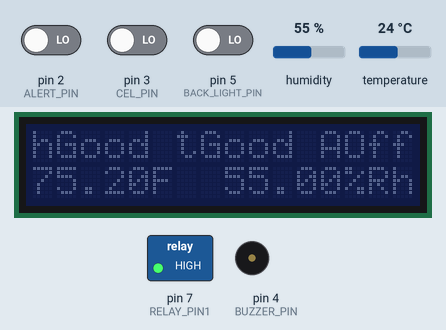
This sketch was run on a simulated Arduino Uno, built with avr-gcc and run on an emulated ATmega328P. Parts: 16×2 character LCD, switched loads named in the sketch (green lamp = pin HIGH), buzzer (waves = sounding). The test bench sets the inputs (shaded band); at power-on: humidity 55 %, pin 2 (ALERT_PIN) LOW, temperature 24 °C, pin 3 (CEL_PIN) LOW, pin 5 (BACK_LIGHT_PIN) LOW. What the sketch prints to the serial monitor is not drawn.

Above: at 2.2 s.
2.3 s: humidity set to 22 %
At 4.4 s:
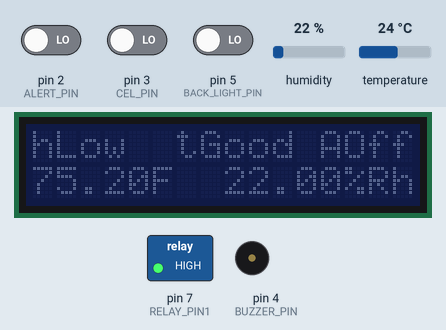
4.7 s: pin 2 (ALERT_PIN) driven HIGH
At 5.7 s:
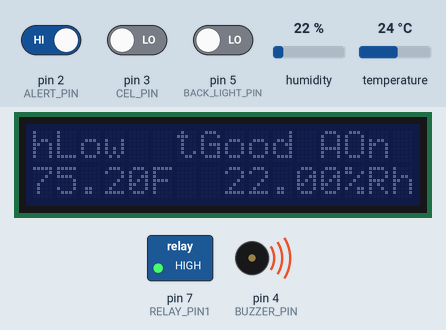
6.8 s: temperature set to 26.1 °C
At 8.5 s:
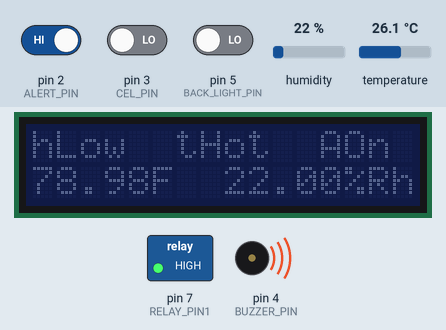
12.9 s: temperature set to 27.5 °C
At 14.7 s:
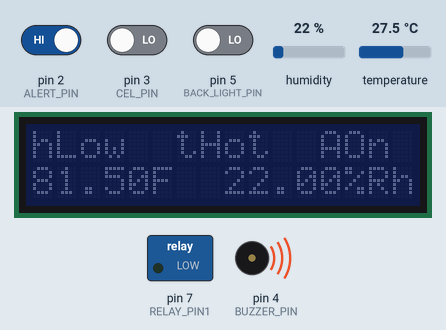
17.5 s: pin 3 (CEL_PIN) driven HIGH
At 19.2 s:
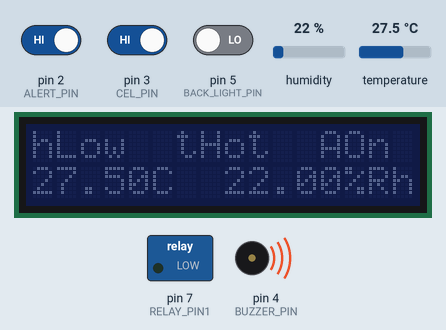
21.8 s: pin 5 (BACK_LIGHT_PIN) driven HIGH
At 23.7 s:
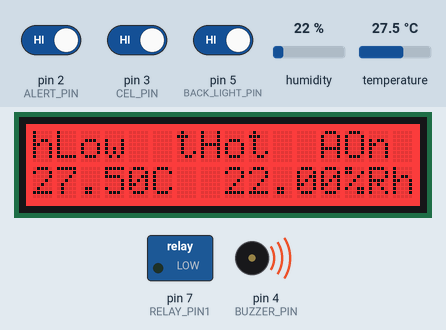
Timing chart, 0 to 27.0 s (numbered marks = the images above; inputs shaded):
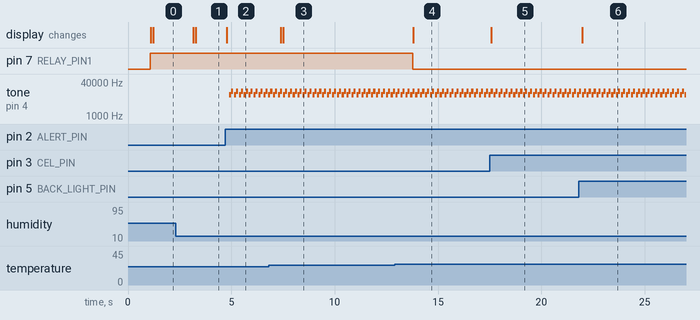

Measured:
- the behaviour switches between 26.7 and 26.8 °C on temperature (found by bisection; images 3 and 4)
- after the input at 2.3 s, the display: first changes after 0.85 s (image 1 shows a later state)
- after the input at 4.7 s, tone on pin 4 (BUZZER_PIN): silent → 10000 Hz after 0.20 s, then repeats every 0.24 s: 15000 Hz 0.10 s, silent 0.04 s, 10000 Hz 0.10 s; the display: changes after 0.08 s (image 2)
- after the input at 6.8 s, the display: first changes after 0.60 s (image 3 shows a later state)
- after the input at 12.9 s, pin 7 (RELAY_PIN1): HIGH → LOW after 0.88 s; the display: changes after 0.90 s (image 4)
- after the input at 17.5 s, the display: changes after 0.09 s (image 5)
- after the input at 21.8 s, the display: changes after 0.17 s (image 6)

The sketch:

gecko_humidity_monitor_1-4-3.ino
```cpp
//Robertewiii 1/4/17, this is an update to the gecko humidity sensor that uses functions and includes more features. Version 1.4.3
//added support for relay thermostat since 1.3.2, will cycle a relay off in the event temperature reaches above 80F, normally open relay, break circuit for active heating source
//fixed issue with humidity comparison operations, issue caused status message to display the humidity to always be too high or too low and never indicated safe humidity
//fixed issue with LCD display failing to clear characters leading to spelling errors with display messages
#include <Wire.h>
#include <rgb_lcd.h>
#include "DHT.h"

rgb_lcd lcd;
//these are the initial color values for the RGB display
const int colorR = 0;
const int colorG = 0;
const int colorB = 0;

#define DHTPIN A1 //the pin to connect the DHT sensor to
#define DHTTYPE DHT22 //DHT 22 (AM2302)
DHT dht(DHTPIN, DHTTYPE);

//pin definintions
const int CEL_PIN = 3; //defines the pin that Celsius switch mode button is on
const int ALERT_PIN = 2; //defines the pin that the alert switch is on
const int BUZZER_PIN = 4; //defines the pin the buzzer is on
const int BACK_LIGHT_PIN = 5; //defines the pin that the switch that cycles the back light on the display will be placed on
const int RELAY_PIN1 = 7; //pin that will hold the relay to switch the heater on and off


//temperature mitigation
const double MAX_TEMP = 26.7; //26.66C = 80F, this is the temperature that will cycle the relay open if the temperature reads this value, relay should be safely in place to interupt the heating circuit
//change these settings to configure incubator to be species specific
const double DANGER = 45.00; //the dangerously low humidity level that alarm triggers at, %Rh, any time the sensor reads humidity and it is less than this value it triggers the buzzer alarm if enabled, set to 68.00 for incubating crested gecko eggs
//upper and lower humidity ranges, these trigger status messages only and will not trip an alarm for values outside this range
const double UPPER = 80.00; //upper limit of safe humidity range, set to 84.00 for incubating crested gecko eggs, set at 80% for adult geckos and keep tank above this for a few hours every day
const double LOWER = 50.00; //lower limit of safe humidity range, set to 78.00 for incubating crested gecko eggs, set at 50% for adults and do not go below this value

//temperature ranges, these values trigger status messages
const double HOT = 25.6; //above this is too hot, set at 27.6 (82F) for crested gecko eggs, 28C is the absolute max temperature that either a crested gecko or their eggs can endure, set to 25.6C (78F) for ideal max temp for adults, 28C for eggs
const double COLD = 21.1; //below this is too cold, adult crested geckos can tolerate night time temperature drops as low as 15.5C (60F), try to keep temperatures above 21C (70F)
//temperature driven sex biasing
//certain reptiles determine sex based on average temperature they were incubated at, ie temperature can strongly bias male/female hatch rates
//crested geckos are believed to be influenced by this, the default settings change the LCD color and display a status message to aid in sex biasing for crested geckos

const bool SEX_BIAS = false; //set this to false in order to disable the sex biasing feature
const double MALE_MIN = 25.5; //this is a minimum for male biasing
const double MALE_MAX = 27; //this is the maximum for male biasing
const double FEMALE_MIN = 21.1; //this is the minimum temp for female biasing
const double FEMALE_MAX = 23.8; //this is a max for female biasing


void setup() {
  // put your setup code here, to run once:
pinMode(CEL_PIN, INPUT); //make the celsius switch pin an input
pinMode(ALERT_PIN, INPUT); //make the alert pin switch an input
pinMode(BUZZER_PIN, OUTPUT); //make the pin the buzzer sits on an output
pinMode(BACK_LIGHT_PIN, INPUT);
pinMode(RELAY_PIN1, OUTPUT);

lcd.begin(16, 2); // set up the LCD's number of columns and rows:
lcd.setRGB(colorR, colorG, colorB); //sets color of display initially
Serial.begin(9600);
dht.begin();
delay(1000);

}

void loop() {
  // put your main code here, to run repeatedly:

//variables
float humidity = dht.readHumidity();
float temperature = dht.readTemperature(); //humidity as %RH, temperature in C
bool celsiusDisplay; //initialize reading to be displayed in Celsius
bool alertBool; //the alarm bool, if true then alarm is on, off if false,
bool backLightBool; //turning this on or off will disable the backlight, on for on

// check if returns are valid, if they are NaN (not a number) then something went wrong!
    if (isnan(humidity) || isnan(temperature))
    {
        Serial.println("Failed to read from DHT");
    }
    else
    {
        Serial.print("Humidity: ");
        Serial.print(humidity);
        Serial.print(" %\t");
        Serial.print("Temperature: ");
        Serial.print(temperature);
        Serial.println(" *C");
    }

  //main functions that drive the program called here
  readSensors(temperature, humidity, celsiusDisplay, alertBool,  backLightBool);
  sensorDisplay (humidity, temperature, celsiusDisplay, alertBool);
  tempStatus (temperature, backLightBool);
  humidStatus(humidity);
  alarm(humidity, alertBool);

}

void humidStatus (double humidity_par)
{
  //checks the humidty and displays status messages to tell if it is acceptable or not


  lcd.setCursor(0, 0); //sets cursor to column 0 row 0

  if (humidity_par < LOWER)
	lcd.print("hLow  ");

  else if (humidity_par > UPPER)
    lcd.print("hHigh ");

  else
    lcd.print("hGood ");

}

void tempStatus (double temp_par, bool backLight_par)
{
  //changes display color based on temp and gives status info
  int red = 0;
  int blue = 0;
  int green = 0;
  //keep these constants == 0 in order to maintain the ability to cycle the backlight off
  const int RED0 = 0;
  const int GREEN0 = 0;
  const int BLUE0 = 0;
  lcd.setCursor(6, 0);

  if (backLight_par == LOW)
    lcd.setRGB(RED0, GREEN0, BLUE0); //check if the switch to disable the backlight is set to low, if it is, set the LCD color to (0,0,0) to turn the backlight off
  //the backlight only changes during an if/else operation if the switch is set to HIGH, otherwise only a status message gets displayed

  if (SEX_BIAS == false)
  {
	  //these settings are for when sex biasing is disabled and only status messages relating to the incubator being too hot, cold, or just right in temperature are desired
	  if (temp_par >= HOT)
	  {
		  //for temps that are too hot
		  red = 255;
		  blue = 0;
		  green = 0;
		  //red for hot
		  lcd.print("tHot  "); //tHot for temp hot
		  if (backLight_par == HIGH)
			  lcd.setRGB(red, green, blue);
	}
	  else if (temp_par <= COLD)
	  {
		  //for temps that are too cold
		  red = 0;
		  blue = 255;
		  green = 0;
		  //blue for too cold
		  lcd.print("tCold "); //tCold for temp cold
		  if (backLight_par == HIGH)
			  lcd.setRGB(red, green, blue);
	  }
	  else
	  {
		  //temp is just right
		  red = 0;
		  blue = 0;
		  green = 255;
		  //green for good
		  lcd.print("tGood "); //tGood for temp good
		  if (backLight_par == HIGH)
			  lcd.setRGB(red, green, blue);
	  }

  }
  else
  {
	  //start of the sequence for sex biasing being true
	  if (temp_par >= HOT)
	  {
		  //warn the user that the incubator is too hot
		  red = 255;
		  blue = 0;
		  green = 0;
		  //red for hot
		  lcd.print("tHot  ");
		  if (backLight_par == HIGH)
			  lcd.setRGB(red, green, blue);
	  }
	  else if (temp_par <= COLD)
	  {
		  //warn the user that the incubator is too cold
		  red = 0;
		  blue = 255;
		  green = 0;
		  //blue for too cold
		  lcd.print("tCold ");
		  if (backLight_par == HIGH)
			  lcd.setRGB(red, green, blue);
	  }
	  else if (temp_par >= MALE_MIN && temp_par < MALE_MAX)
	  {
		  //biasing for male
		  red = 0;
		  blue = 128;
		  green = 128;
		  //cyan for boy
		  lcd.print("tMale ");
		  if (backLight_par == HIGH)
			  lcd.setRGB(red, green, blue);
	  }
	  else if (temp_par > FEMALE_MIN && temp_par <= FEMALE_MAX)
	  {
		  //biasing for female
		  red = 255;
		  blue = 255;
		  green = 0;
		  //magenta for female
		  lcd.print("tFem  ");
		  if (backLight_par == HIGH)
			  lcd.setRGB(red, green, blue);

	  }
	  else
	  {
		  //temp is outside of the sex biasing ranges, but inside the max and min temp ranges
		  red = 0;
		  blue = 0;
		  green = 255;
		  //green for good
		  lcd.print("tGood "); //TG for temp good
		  if (backLight_par == HIGH)
			  lcd.setRGB(red, green, blue);
	  }
  }
}

void alarm (double humidity_par, bool alertBool_par)
{
  //will sound an alarm if the humidity is dangerously low and the alarm is enabled
  const int LOW_TONE = 10000; //low note in alarm
  const int HIGH_TONE = 15000; //high note in alarm


  if ((humidity_par <= DANGER) && (alertBool_par == true))
  {
    tone(BUZZER_PIN, LOW_TONE, 100); //plays the low note on buzzer pin for 100 ms
    delay(100); //wait 100 ms
    tone(BUZZER_PIN, HIGH_TONE, 100); //plays the high note on buzzer pin for 100 ms
  }
}

void readSensors (float & temp, float & humidity, bool & celciusDisplay, bool & alertBool, bool & backLightBool_Par)
{

  temp = dht.readTemperature(); //reads the temperature and returns it back as pass by reference
  humidity = dht.readHumidity(); //reads the humidity and returns it back as pass by reference
  alertBool = digitalRead(ALERT_PIN);
  celciusDisplay = digitalRead(CEL_PIN);
  backLightBool_Par = digitalRead(BACK_LIGHT_PIN);
}

void sensorDisplay (double humidity, double temperature, bool celsiusDisplay, bool alertBool)
{
  double tempF; //the temperature in F
  tempF = (temperature * 1.8)+32;

  if (temperature <= MAX_TEMP)
    digitalWrite(RELAY_PIN1, HIGH); //turn the heater on
  else
    digitalWrite(RELAY_PIN1, LOW); //turn the heater off

  if (alertBool == true)
  {
    lcd.setCursor (12, 0); // column 15, row 0
    lcd.print("AOn ");
  }
  else
  {
    lcd.setCursor (12, 0); // column 15, row 0
    lcd.print("AOff");
  }

  lcd.setCursor(0, 1); //column 0, row 1

  if (celsiusDisplay == true)
  {
    lcd.setCursor(0, 1); //column 0, row 1
    lcd.print(temperature); //temp in C
    lcd.setCursor(5, 1); //column 5 row 1
    lcd.print("C");
    lcd.setCursor(8, 1); //column 8 row 1
    lcd.print(humidity); //humidity in %RH
    lcd.setCursor(13, 1); //column 13, row 1
    lcd.print("%Rh"); //marks the units for humidity
    delay(100); //delay 100 ms
  }
  else
  {
    lcd.setCursor(0, 1); //column 0, row 1
    lcd.print(tempF); //temp in F
    lcd.setCursor(5, 1); //column 5 row 1
    lcd.print("F");
    lcd.setCursor(8, 1); //column 8 row 1
    lcd.print(humidity); //humidity in %RH
    lcd.setCursor(13, 1); //column 13, row 1
    lcd.print("%Rh"); //marks the units for humidity
    delay(100); //delay 100 ms
  }

}
```
